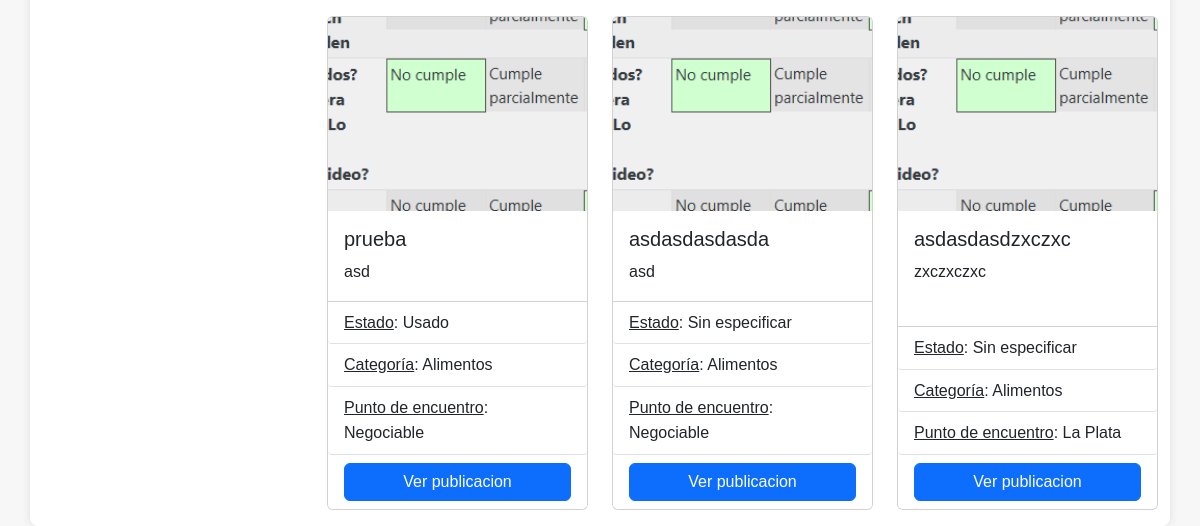
Before: / (lower part) with the older database file.
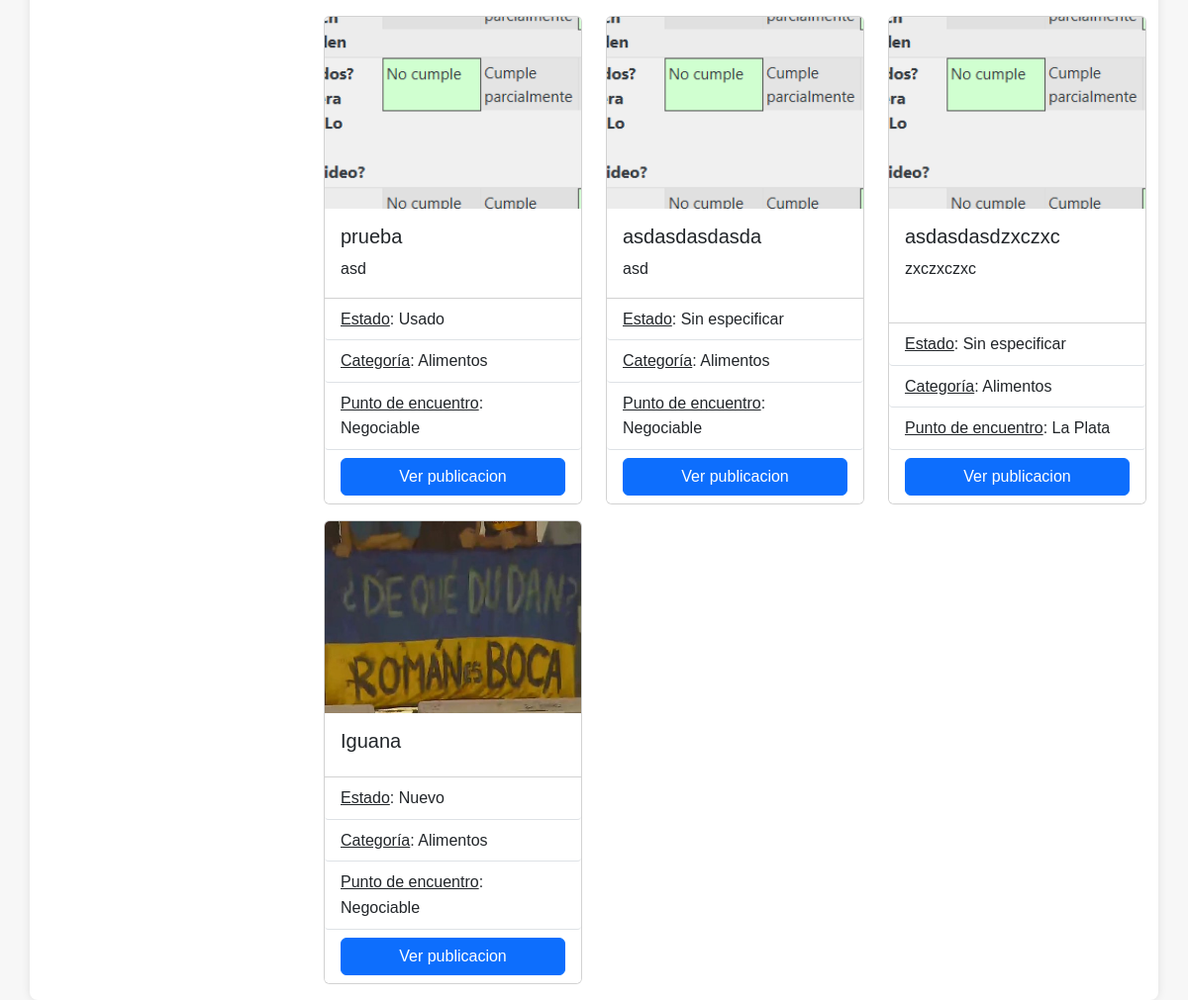
After: the same page with the newer database file.
### intercambios_caritas/models.py (models this page shows, shortened)
class Publicacion(models.Model):
    PUNTOS_ENC = [
        ('Negociable', 'Negociable'),
        ('La Plata', 'La Plata'),
        ('CABA', 'CABA'),
        ('Quilmes', 'Quilmes'),
        ('Temperley', 'Temperley'),
    ]
    CATEGORIAS = [
        ('Alimentos', 'Alimentos'),
        ('Ropa', 'Ropa'),
        ('Utiles escolares', 'Utiles escolares'),
        ('Artículos de limpieza', 'Artículos de limpieza'),
    ]
    ESTADOS = [
        ('Sin especificar', 'Sin especificar'),
        ('Usado', 'Usado'),
        ('Nuevo', 'Nuevo'),
    ]
    DIAS_SEMANA = [
        ('Lunes', 'Lunes'),
        ('Martes', 'Martes'),
        ('Miércoles', 'Miércoles'),
        ('Jueves', 'Jueves'),
        ('Viernes', 'Viernes'),
        ('Sábado', 'Sábado'),
        ('Domingo', 'Domingo'),
    ]
    nombre = models.CharField(max_length=50, blank=False, null=False)
    descripcion = models.CharField(max_length=280, blank=True, null=False, default="Sin descripción")
    imagen = models.ImageField()
    categoria = models.CharField(max_length=50, blank=False, null=False, choices=CATEGORIAS, default="Otros")
    estado = models.CharField(max_length=50, blank=False, null=False, choices=ESTADOS, default=ESTADOS[0][0])
    punto_encuentro = models.CharField(max_length=50, blank=False, null=False, choices=PUNTOS_ENC, default=PUNTOS_ENC[0][0])
    dias_convenientes = MultiSelectField(choices=DIAS_SEMANA, blank=True, max_length=100)
    franja_horaria = models.CharField(max_length=50, blank=True, null=True)
    usuario = models.ForeignKey(Usuario, on_delete=models.CASCADE, default=get_default_user)
    FRANJA_HORARIA_REGEX = r'^entre las (\d{2}):(\d{2}) y las (\d{2}):(\d{2})$'

### intercambios_caritas/views.py (the view)
# urls.py: path('', views.home, name="home"),  # www.hola.com/
def home(request):
    publicaciones = Publicacion.objects.all()
    return render(request, 'authentication/index.html', {'publicaciones': publicaciones})

### templates/authentication/index.html (shortened to what this page needs)
{% extends 'layouts/base.html' %}
{% block content %}
<div class="row">
    <div class="col-md-3">
    </div>
    <div class="col-md-9">
        <div class="row">
            {% if publicaciones %}
            {% for publicacion in publicaciones %}
            <div class="col-lg-4 col-md-6 mb-3 d-flex align-items-stretch">
                <div class="card flex-column d-flex w-100">
                    <div class="ratio ratio-4x3">
                        <img src="{{ publicacion.imagen.url }}" class="card-img-top" style="object-fit: cover;"
                            alt="Imagen de la publicación">
                    </div>
                    <div class="card-body flex-grow-1">
                        <h5 class="card-title">{{ publicacion.nombre }}</h5>
                        <p class="card-text" style="max-height: 4.1rem; overflow: auto">{{ publicacion.descripcion }}
                        </p>
                    </div>
                    <ul class="list-group list-group-flush">
                        <li class="list-group-item"><u>Estado</u>: {{ publicacion.estado }}</li>
                        <li class="list-group-item"><u>Categoría</u>: {{ publicacion.categoria }}</li>
                        <li class="list-group-item"><u>Punto de encuentro</u>: {{ publicacion.punto_encuentro }}
                        </li>
                        <li class="list-group-item">
                            <a href="{% url 'ver_publicacion' publicacion.id %}" class="btn btn-primary d-block">Ver
                                publicacion</a>
                        </li>
                    </ul>
                </div>
            </div>
            {% endfor %}
            {% else %}
            <p style="font-size: 1.2rem; color: #555; text-align: center; margin-top: 20px;">No hay publicaciones en
                este momento.</p>
            {% endif %}
        </div>
    </div>
</div>
{% endblock %}

Changed rows visible on the page:
added Publicacion: imagen (picture), nombre "Iguana", estado "Nuevo", categoria "Alimentos", punto_encuentro "Negociable"
